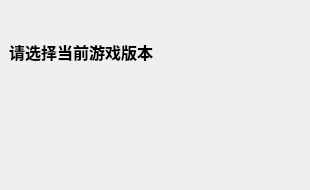
<?xml version="1.0" encoding="UTF-8"?>
<ui version="4.0">
 <class>Gw2Version</class>
 <widget class="QMainWindow" name="Gw2Version">
  <property name="geometry">
   <rect>
    <x>0</x>
    <y>0</y>
    <width>310</width>
    <height>190</height>
   </rect>
  </property>
  <property name="windowTitle">
   <string>激战2双版本启动器 - by bingkong</string>
  </property>
  <property name="windowIcon">
   <iconset resource="logo.qrc">
    <normaloff>:/logo/image/icon.png</normaloff>:/logo/image/icon.png</iconset>
  </property>
  <widget class="QWidget" name="centralwidget">
   <layout class="QGridLayout" name="gridLayout">
    <item row="0" column="0" colspan="2">
     <widget class="QLabel" name="labelSelectVersion">
      <property name="font">
       <font>
        <pointsize>12</pointsize>
        <weight>75</weight>
        <bold>true</bold>
       </font>
      </property>
      <property name="text">
       <string>请选择当前游戏版本</string>
      </property>
     </widget>
    </item>
    <item row="1" column="0">
     <widget class="QPushButton" name="buttonSelectVersionCh">
      <property name="minimumSize">
       <size>
        <width>80</width>
        <height>80</height>
       </size>
      </property>
      <property name="font">
       <font>
        <family>微软雅黑</family>
        <pointsize>15</pointsize>
       </font>
      </property>
      <property name="styleSheet">
       <string notr="true">QPushButton {border:none}
QPushButton:focus, QPushButton:pressed {background-color:none}</string>
      </property>
      <property name="text">
       <string/>
      </property>
      <property name="icon">
       <iconset resource="logo.qrc">
        <normaloff>:/logo/image/logo_ch_default.png</normaloff>:/logo/image/logo_ch_default.png</iconset>
      </property>
      <property name="iconSize">
       <size>
        <width>128</width>
        <height>150</height>
       </size>
      </property>
     </widget>
    </item>
    <item row="1" column="1">
     <widget class="QPushButton" name="buttonSelectVersionEn">
      <property name="minimumSize">
       <size>
        <width>80</width>
        <height>80</height>
       </size>
      </property>
      <property name="font">
       <font>
        <family>微软雅黑</family>
        <pointsize>15</pointsize>
       </font>
      </property>
      <property name="styleSheet">
       <string notr="true">QPushButton {border:none}
QPushButton:focus, QPushButton:pressed {background-color:none}</string>
      </property>
      <property name="text">
       <string/>
      </property>
      <property name="icon">
       <iconset resource="logo.qrc">
        <normaloff>:/logo/image/logo_en_default.png</normaloff>:/logo/image/logo_en_default.png</iconset>
      </property>
      <property name="iconSize">
       <size>
        <width>150</width>
        <height>150</height>
       </size>
      </property>
     </widget>
    </item>
   </layout>
  </widget>
 </widget>
 <resources>
  <include location="logo.qrc"/>
 </resources>
 <connections/>
</ui>
